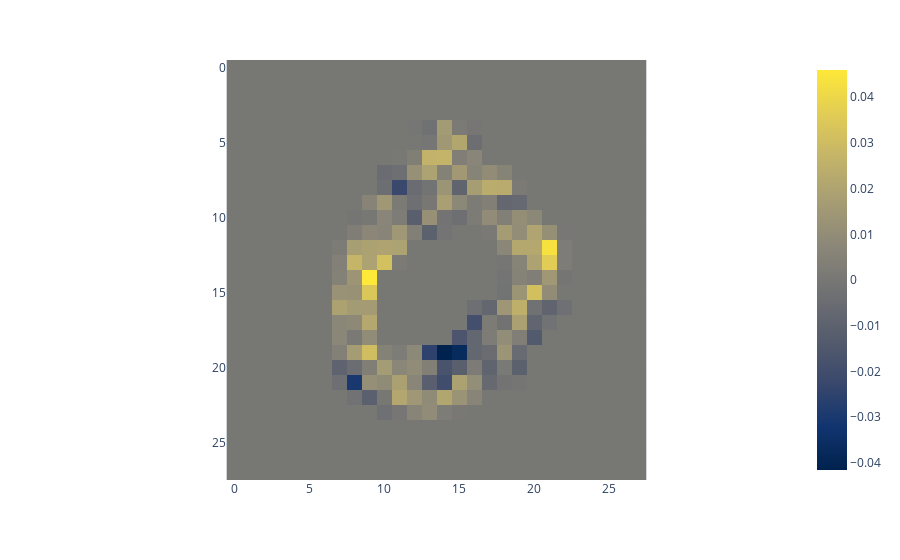
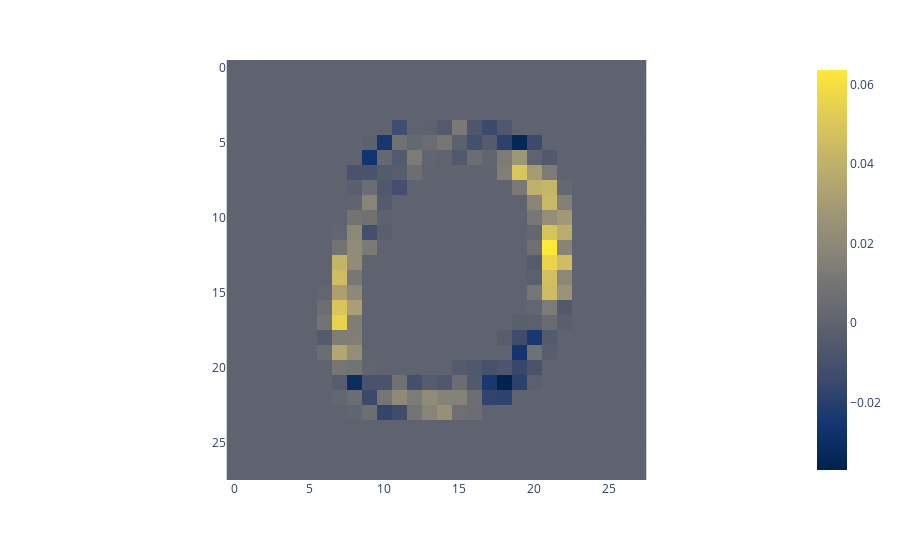
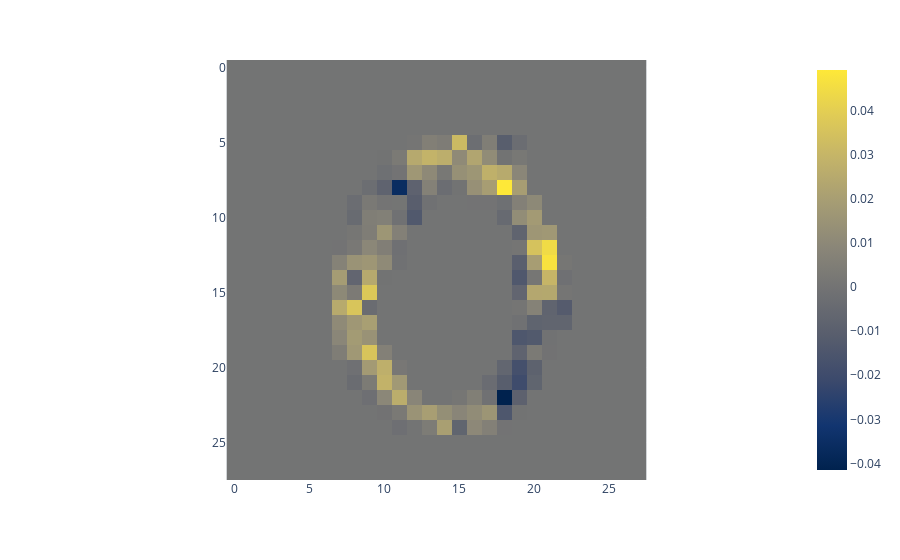
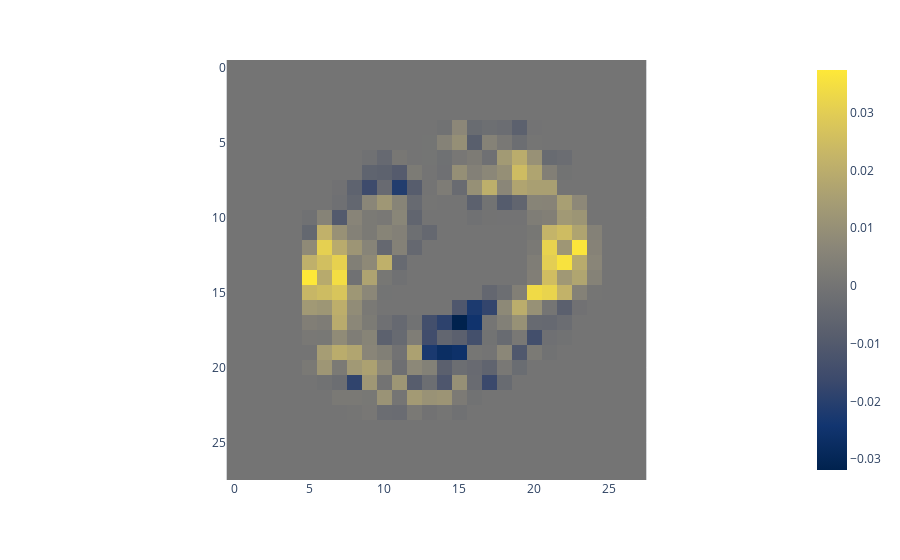

Source (notebook cell) for these figures, in order:
### Code cell
j=0
i=0
while j<10:
    if test_labels[i]==nb_class:
        j+=1
        image = test_images[i]
        prop = rel_prop(model, image)
        plot_rel(prop)
    i+=1

### Figure 1 — Plotly figure (JSON) as saved in the notebook; plotly's stock layout.template omitted (floating-point values rounded to 4 significant figures; data arrays with more than 128 entries replaced by an {"elided": "..."} marker saying what was removed)
{"data": [{"coloraxis": "coloraxis", "hovertemplate": "x: %{x}<br>y: %{y}<br>color: %{z}<extra></extra>", "type": "heatmap", "z": {"elided": "28x28 float values"}}], "layout": {"coloraxis": {"colorscale": [[0, "#00224e"], [0.1111, "#123570"], [0.2222, "#3b496c"], [0.3333, "#575d6d"], [0.4444, "#707173"], [0.5556, "#8a8678"], [0.6667, "#a59c74"], [0.7778, "#c3b369"], [0.8889, "#e1cc55"], [1, "#fee838"]]}, "margin": {"t": 60}, "xaxis": {"constrain": "domain", "scaleanchor": "y"}, "yaxis": {"autorange": "reversed", "constrain": "domain"}}}

### Figure 2 — Plotly figure (JSON) as saved in the notebook; plotly's stock layout.template omitted (floating-point values rounded to 4 significant figures; data arrays with more than 128 entries replaced by an {"elided": "..."} marker saying what was removed)
{"data": [{"coloraxis": "coloraxis", "hovertemplate": "x: %{x}<br>y: %{y}<br>color: %{z}<extra></extra>", "type": "heatmap", "z": {"elided": "28x28 float values"}}], "layout": {"coloraxis": {"colorscale": [[0, "#00224e"], [0.1111, "#123570"], [0.2222, "#3b496c"], [0.3333, "#575d6d"], [0.4444, "#707173"], [0.5556, "#8a8678"], [0.6667, "#a59c74"], [0.7778, "#c3b369"], [0.8889, "#e1cc55"], [1, "#fee838"]]}, "margin": {"t": 60}, "xaxis": {"constrain": "domain", "scaleanchor": "y"}, "yaxis": {"autorange": "reversed", "constrain": "domain"}}}

### Figure 3 — Plotly figure (JSON) as saved in the notebook; plotly's stock layout.template omitted (floating-point values rounded to 4 significant figures; data arrays with more than 128 entries replaced by an {"elided": "..."} marker saying what was removed)
{"data": [{"coloraxis": "coloraxis", "hovertemplate": "x: %{x}<br>y: %{y}<br>color: %{z}<extra></extra>", "type": "heatmap", "z": {"elided": "28x28 float values"}}], "layout": {"coloraxis": {"colorscale": [[0, "#00224e"], [0.1111, "#123570"], [0.2222, "#3b496c"], [0.3333, "#575d6d"], [0.4444, "#707173"], [0.5556, "#8a8678"], [0.6667, "#a59c74"], [0.7778, "#c3b369"], [0.8889, "#e1cc55"], [1, "#fee838"]]}, "margin": {"t": 60}, "xaxis": {"constrain": "domain", "scaleanchor": "y"}, "yaxis": {"autorange": "reversed", "constrain": "domain"}}}

### Figure 4 — Plotly figure (JSON) as saved in the notebook; plotly's stock layout.template omitted (floating-point values rounded to 4 significant figures; data arrays with more than 128 entries replaced by an {"elided": "..."} marker saying what was removed)
{"data": [{"coloraxis": "coloraxis", "hovertemplate": "x: %{x}<br>y: %{y}<br>color: %{z}<extra></extra>", "type": "heatmap", "z": {"elided": "28x28 float values"}}], "layout": {"coloraxis": {"colorscale": [[0, "#00224e"], [0.1111, "#123570"], [0.2222, "#3b496c"], [0.3333, "#575d6d"], [0.4444, "#707173"], [0.5556, "#8a8678"], [0.6667, "#a59c74"], [0.7778, "#c3b369"], [0.8889, "#e1cc55"], [1, "#fee838"]]}, "margin": {"t": 60}, "xaxis": {"constrain": "domain", "scaleanchor": "y"}, "yaxis": {"autorange": "reversed", "constrain": "domain"}}}
